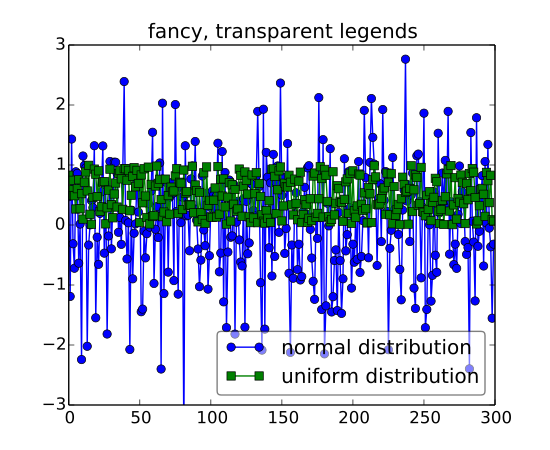

Generate this figure with Python:
np.random.seed(1234)
fig, ax = plt.subplots(1)
ax.plot(np.random.randn(300), 'o-', label='normal distribution')
ax.plot(np.random.rand(300), 's-', label='uniform distribution')
ax.set_ylim(-3, 3)
leg = ax.legend(loc='best', fancybox=True)
leg.get_frame().set_alpha(0.5)

ax.set_title('fancy, transparent legends')
